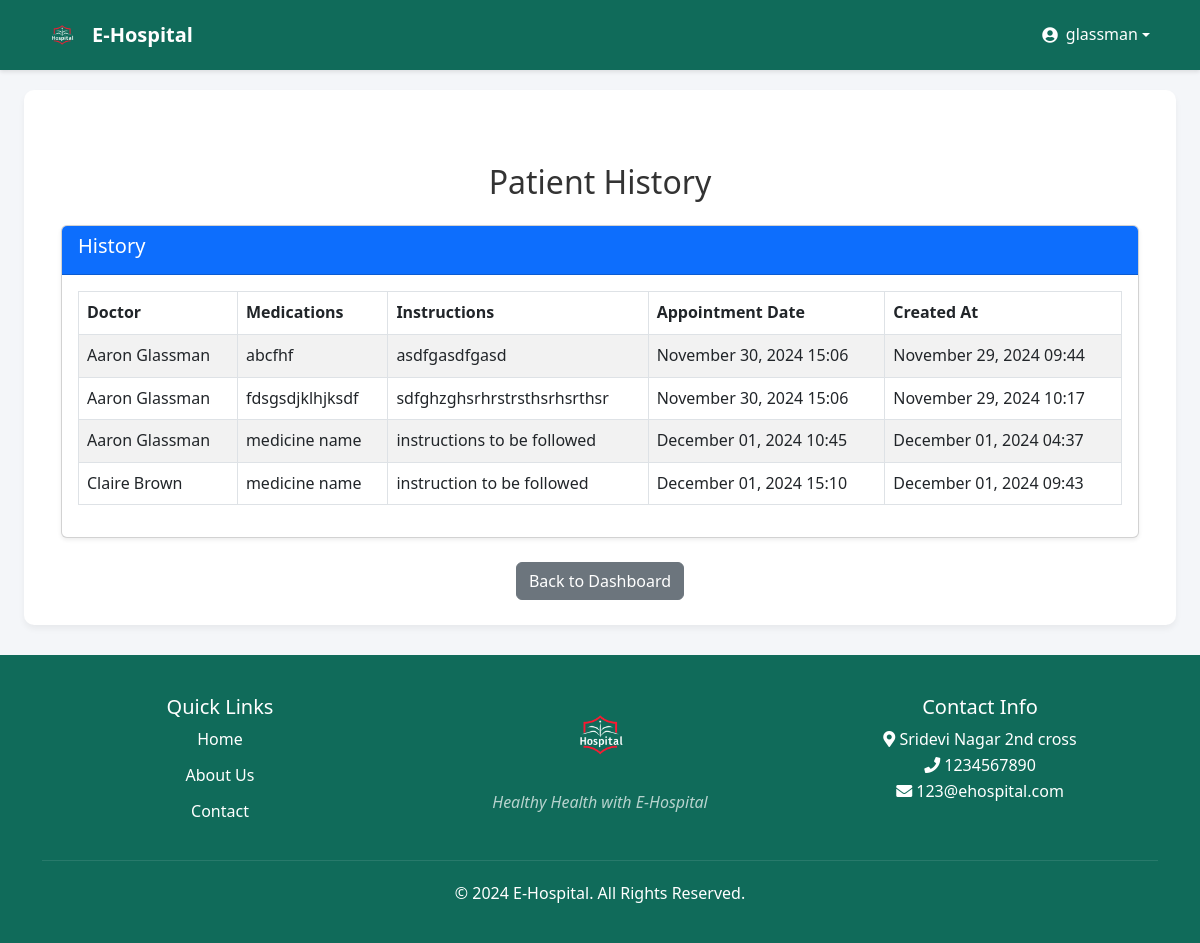
/prescription-list/ (signed in), run on the app's committed database.
### patient/models.py (models this page shows, shortened)
class Prescription(models.Model):
    doctor = models.ForeignKey(Doctor, on_delete=models.CASCADE)  # ForeignKey to Doctor
    patient = models.ForeignKey('Patient', on_delete=models.CASCADE)  # ForeignKey to Patient (this app)
    medications = models.TextField(help_text="Medications prescribed")
    instructions = models.TextField(help_text="Instructions for the patient")
    created_at = models.DateTimeField(auto_now_add=True)  # When the prescription is created
    appointment = models.ForeignKey(Appointment, on_delete=models.CASCADE, null=True, blank=True)  # ForeignKey to Appointment

class Appointment(models.Model):
    patient = models.ForeignKey(Patient, on_delete=models.CASCADE)
    doctor = models.ForeignKey(Doctor, on_delete=models.SET_NULL, null=True, blank=True)
    appointment_date = models.DateTimeField()
    preferred_time = models.TimeField(null=True, blank=True)
    status = models.CharField(max_length=50, choices=[
        ('SCHEDULED', 'Scheduled'),
        ('CANCELLED', 'Cancelled'),
        ('COMPLETED', 'Completed')
    ], default='SCHEDULED')

### doctor/models.py (models this page shows, shortened)
class Doctor(models.Model):
    user = models.OneToOneField(User, on_delete=models.CASCADE)
    first_name = models.CharField(max_length=100)
    last_name = models.CharField(max_length=100)
    specialty = models.ForeignKey(Specialty, on_delete=models.SET_NULL, null=True)
    medical_license_number = models.CharField(max_length=50, unique=True)
    consultation_fee = models.DecimalField(max_digits=10, decimal_places=2)
    is_active = models.BooleanField(default=True)

### patient/views.py (the view)
# urls.py: path('prescription-list/', views.prescriptions_list, name='prescription_list'),
def prescriptions_list(request):
    prescriptions = Prescription.objects.all()  # You can filter by doctor or patient if needed
    return render(request, 'patient/prescriptions_list.html', {'prescriptions': prescriptions})

### templates/patient/prescriptions_list.html (shortened to what this page needs)
{% extends 'patient/base.html' %}
{% block content %}
<div class="container mt-5">
    <h2 class="text-center mb-4">Patient History</h2>
    <div class="card shadow-sm">
        <div class="card-header bg-primary text-white">
            <h5>History</h5>
        </div>
        <div class="card-body">
            <table class="table table-striped table-bordered">
                <thead>
                    <tr>
                        <th>Doctor</th>
                        <th>Medications</th>
                        <th>Instructions</th>
                        <th>Appointment Date</th>
                        <th>Created At</th>
                    </tr>
                </thead>
                <tbody>
                    {% for prescription in prescriptions %}
                        <tr>
                            <td>{{ prescription.doctor.first_name }} {{ prescription.doctor.last_name }}</td>
                            <td>{{ prescription.medications }}</td>
                            <td>{{ prescription.instructions }}</td>
                            <td>{{ prescription.appointment.appointment_date|date:"F d, Y H:i" }}</td>
                            <td>{{ prescription.created_at|date:"F d, Y H:i" }}</td>
                        </tr>
                    {% empty %}
                        <tr>
                            <td colspan="5" class="text-center">No prescriptions found.</td>
                        </tr>
                    {% endfor %}
                </tbody>
            </table>
        </div>
    </div>
    <div class="text-center mt-4">
        <a href="{% url 'patient_dashboard' %}" class="btn btn-secondary">Back to Dashboard</a>
    </div>
</div>
{% endblock %}

### templates/patient/base.html (shortened to what this page needs)
{% load static %}
<!DOCTYPE html>
<html lang="en">
<head>
    <link href="https://cdn.jsdelivr.net/npm/bootstrap@5.2.3/dist/css/bootstrap.min.css" rel="stylesheet">
    <link href="{% static 'Patient/base.css' %}" rel="stylesheet">
</head>
<body>
    <nav class="navbar navbar-expand-lg navbar-dark">
        <div class="container">
            <a class="navbar-brand" href="{% url 'patient_dashboard' %}">
                <img src="{% static 'Patient/Hospital-logo.png' %}" alt="E-Hospital Logo" class="logo">
                E-Hospital
            </a>
            <div class="collapse navbar-collapse" id="navbarNav">
                <ul class="navbar-nav">
                    {% if user.is_authenticated %}
                        <li class="nav-item dropdown">
                            <a class="nav-link dropdown-toggle" href="#" role="button" data-bs-toggle="dropdown">
                                <i class="fas fa-user-circle"></i> {{ user.username }}
                            </a>
                        </li>
                    {% endif %}
                </ul>
            </div>
        </div>
    </nav>
    <div class="container-fluid px-4">
        <div class="row">
            <div class="col-md-12">
                <div class="content-wrapper">
                    {% block content %}{% endblock %}
                </div>
            </div>
        </div>
    </div>
    <footer class="footer text-center">
        <div class="container">
            <div class="row">
                <div class="col-md-4">
                    <h5>Quick Links</h5>
                    <ul class="footer-links">
                        <li><a href="{% url 'patient_dashboard' %}">Home</a></li>
                        <li><a href="#">About Us</a></li>
                        <li><a href="#">Contact</a></li>
                    </ul>
                </div>
                <div class="col-md-4">
                    <img src="{% static 'Patient/Hospital-logo.png' %}" alt="E-Hospital Logo" class="footer-logo">
                    <p class="tagline">Healthy Health with E-Hospital</p>
                </div>
                <div class="col-md-4">
                    <h5>Contact Info</h5>
                    <p>
                        <i class="fas fa-map-marker-alt"></i> Sridevi Nagar 2nd cross<br>
                        <i class="fas fa-phone"></i> 1234567890<br>
                        <i class="fas fa-envelope"></i> 123@ehospital.com
                    </p>
                </div>
            </div>
            <div class="copyright">
                <p>&copy; {% now "Y" %} E-Hospital. All Rights Reserved.</p>
            </div>
        </div>
    </footer>
    <link rel="stylesheet" href="https://cdnjs.cloudflare.com/ajax/libs/font-awesome/5.15.3/css/all.min.css">
</body>
</html>

### static/Patient/base.css (style rules this page uses)
:root { --primary-color: #106b5a; --secondary-color: #3498db; --light-background: #f4f6f9; --white: #ffffff; --text-color: #333; }
body { background-color: var(--light-background); font-family: 'Segoe UI', Tahoma, Geneva, Verdana, sans-serif; color: var(--text-color); line-height: 1.6; }
.navbar { background-color: var(--primary-color); box-shadow: 0 2px 4px rgba(0,0,0,0.1); padding: 10px 0; }
.navbar-brand { display: flex; align-items: center; font-weight: bold; color: var(--white) !important; }
.navbar-brand .logo { height: 40px; margin-right: 10px; border-radius: 5px; }
.navbar-nav .nav-link { color: var(--white) !important; transition: color 0.3s ease; display: flex; align-items: center; }
.navbar-nav .nav-link i { margin-right: 8px; }
.content-wrapper { background-color: var(--white); border-radius: 10px; box-shadow: 0 4px 6px rgba(0,0,0,0.05); padding: 25px; margin-top: 20px; }
.footer { background-color: var(--primary-color); color: var(--white); padding: 40px 0 20px; margin-top: 30px; }
.footer-links { list-style: none; padding: 0; }
.footer-links li { margin-bottom: 10px; }
.footer-links a { color: var(--white); text-decoration: none; transition: color 0.3s ease; }
.footer-logo { max-height: 80px; margin-bottom: 15px; }
.tagline { font-style: italic; color: rgba(255,255,255,0.7); }
.copyright { margin-top: 20px; border-top: 1px solid rgba(255,255,255,0.1); padding-top: 20px; }

### data on the page
Prescription: doctor.first_name "Aaron", doctor.last_name "Glassman", medications "abcfhf", instructions "asdfgasdfgasd", appointment.appointment_date "November 30, 2024 15:06", created_at "November 29, 2024 09:44"
Prescription: doctor.first_name "Aaron", doctor.last_name "Glassman", medications "fdsgsdjklhjksdf", instructions "sdfghzghsrhrstrsthsrhsrthsr", appointment.appointment_date "November 30, 2024 15:06", created_at "November 29, 2024 10:17"
Prescription: doctor.first_name "Aaron", doctor.last_name "Glassman", medications "medicine name", instructions "instructions to be followed", appointment.appointment_date "December 01, 2024 10:45", created_at "December 01, 2024 04:37"
Prescription: doctor.first_name "Claire", doctor.last_name "Brown", medications "medicine name", instructions "instruction to be followed", appointment.appointment_date "December 01, 2024 15:10", created_at "December 01, 2024 09:43"

### other printed values
{{ user.username }} "glassman"
